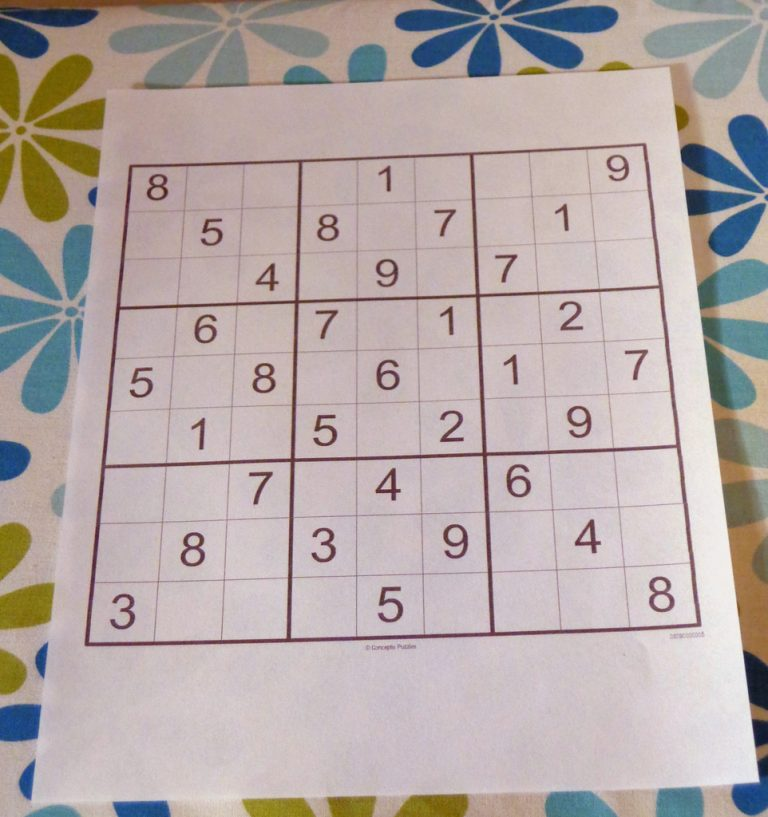
#> input picture OpenCVSudoku/sudoku_puzzle.jpg, 768 x 817 px, found by its file name
$ python puzzle.py
#> lines starting #> are read from the running program, lines starting #| are printed output that depends on the picture; after the words box and inside, x2 and y2 are one past the last pixel; in counts of white or black regions, pixels touching at a corner belong together

# Contains two helper utilities for finding the Sudoku puzzle board itself as well as digits therein.
# 搜索数独框和识别数字

from imutils.perspective import four_point_transform
from skimage.segmentation import clear_border
import numpy as np
import imutils
import cv2
from tensorflow.keras.preprocessing.image import img_to_array

def find_puzzle(image, debug=False):
#> called with debug = True
    gray = cv2.cvtColor(image, cv2.COLOR_RGB2GRAY)
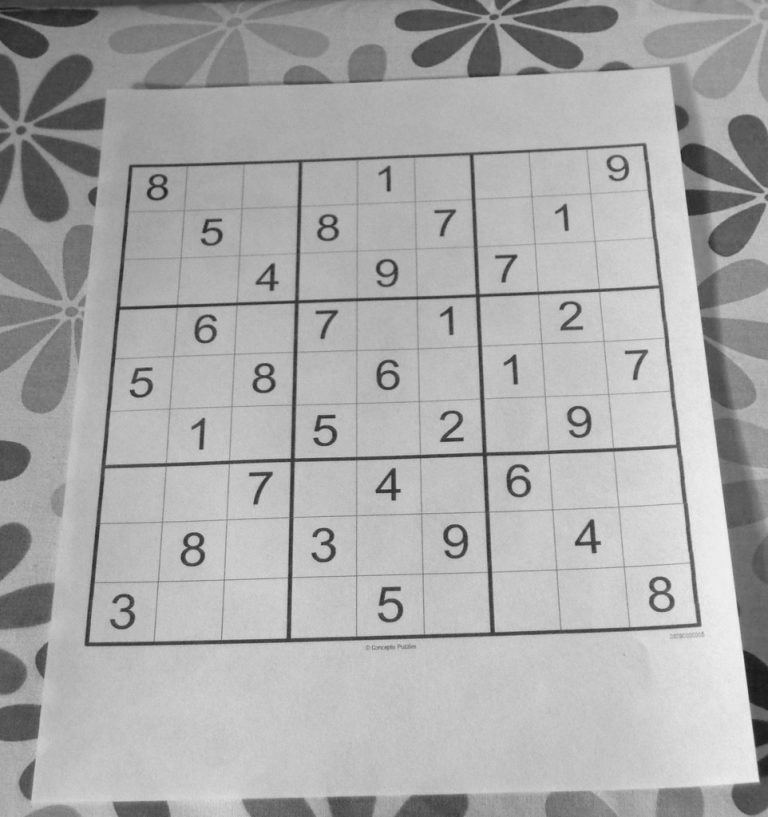
#> gray: shape (817, 768); min 24, max 246, mean 169.8
#> image is the input picture: shape (817, 768, 3); mean B, G, R 167.4, 169, 180.5
    blurred = cv2.GaussianBlur(gray,(7,7),3) # 高斯模糊
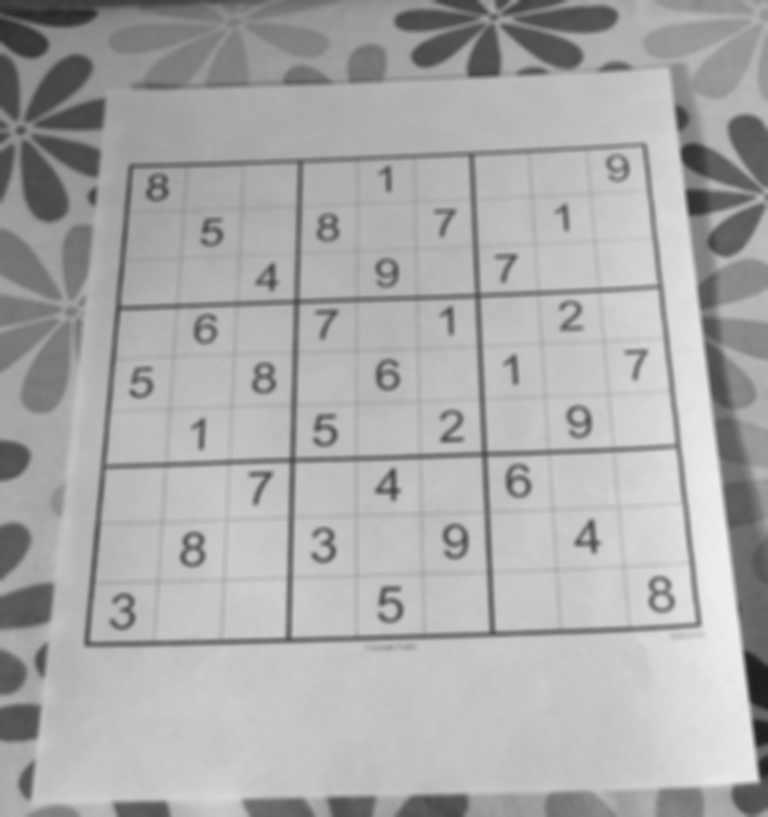
#> blurred: shape (817, 768); min 28, max 237, mean 169.8

    thresh = cv2.adaptiveThreshold(blurred,255, # 自动阈值
        cv2.ADAPTIVE_THRESH_GAUSSIAN_C,cv2.THRESH_BINARY,11,2)# 高斯权重 阈值处理方式 计算半径 减常量
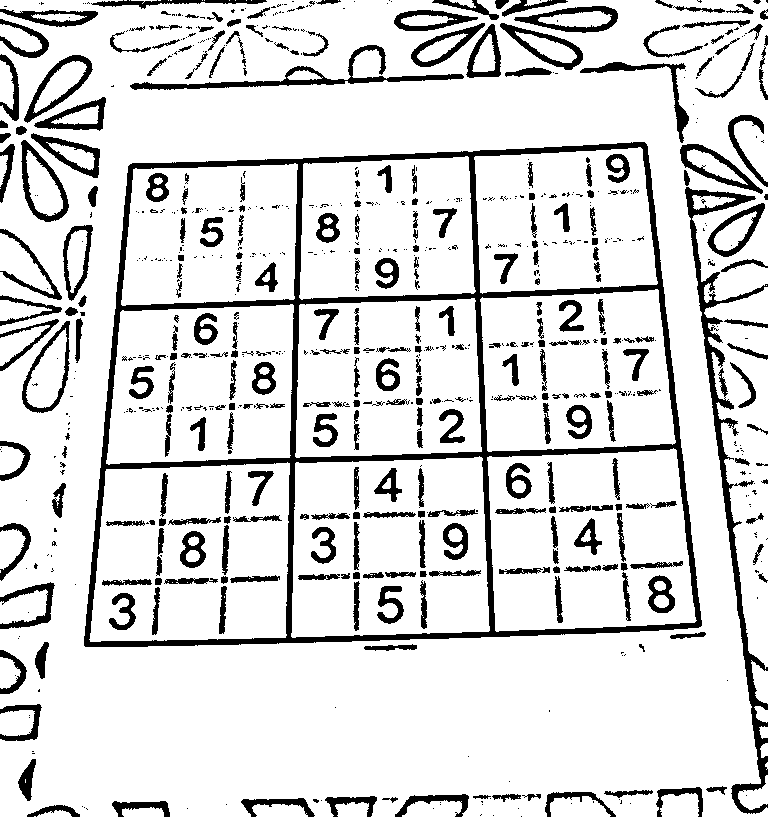
#> thresh: shape (817, 768); 85.5% white; 786 black regions (462 under 20 px), largest, box (x1, y1, x2, y2) and area: (84, 142, 702, 647) 23298, (685, 187, 768, 814) 5945, (130, 45, 464, 90) 2202
    thresh = cv2.bitwise_not(thresh)
#> thresh: shape (817, 768); 14.5% white; 786 white regions (462 under 20 px)

    if debug:
        cv2.imshow("Pussle Thresh", thresh)
        cv2.waitKey(0)

    cnts = cv2.findContours(thresh.copy(), cv2.RETR_EXTERNAL, # 外部轮廓
        cv2.CHAIN_APPROX_SIMPLE) # 保存顶点
#> cnts = 297 contours, 197 with area under 20; largest, box (x1, y1, x2, y2) and area: (84, 142, 702, 647) 275202, (685, 187, 768, 814) 5282, (22, 321, 70, 413) 2608, (21, 140, 69, 222) 2304, (130, 45, 464, 90) 2024
    cnts = imutils.grab_contours(cnts)
    cnts = sorted(cnts, key=cv2.contourArea, reverse=True) # 用面积反序排序(从大到小)

    puzzleCnt = None
    for c in cnts: # 从大到小查找4边形轮廓
        peri = cv2.arcLength(c,True) # 轮廓长度
        approx = cv2.approxPolyDP(c, 0.02 * peri, True) # 多边形拟合
        approxArea = cv2.contourArea(approx)
        squareArea = (peri/4)**2
        if(approxArea<28*28*81 * 0.8):
            break
        if len(approx == 4) and approxArea > squareArea*0.6: # 顶点检查 面积检查
            puzzleCnt = approx
            break
#> this loop made 1 pass
#> (peri, approxArea, squareArea, puzzleCnt) on pass 1: (2168.3, 272607, 293849.6, [[646, 144], [130, 164], [84, 645], [700, 626]])

    if puzzleCnt is None:
        raise Exception(("Could not find Sudoku pussle outline."
            "Try debugging Your thresholding and contour steps."))

    # 四点排序
    cntSort = np.zeros_like(puzzleCnt)
#> cntSort = [[0, 0], [0, 0], [0, 0], [0, 0]]
    cntSum = np.copy(puzzleCnt).sum(2) # 这个加2好像没啥用
#> cntSum = [790, 294, 729, 1326]
    cntSort[0] = puzzleCnt[np.argmin(cntSum)] # [0,0]
    cntSort[2] = puzzleCnt[np.argmax(cntSum)]  # [w,h]
    diff = np.diff(puzzleCnt)
#> diff = [-502, 34, 561, -74]
    cntSort[1] =puzzleCnt[np.argmin(diff)]  #[w,0] # (y<x)
    cntSort[3] = puzzleCnt[np.argmax(diff)] #[0,h] # (y>x)

    puzzleCnt = cntSort

    if debug:
        output = image.copy()
        cv2.drawContours(output, [puzzleCnt], -1, (0,255,0), 2)
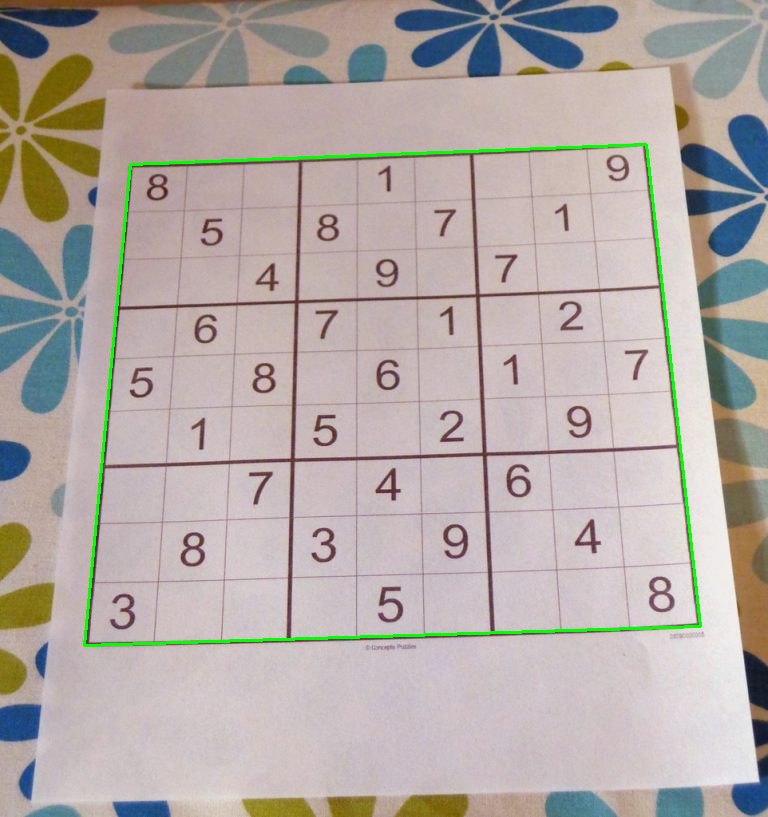
#> output: shape (817, 768, 3); 1% of pixels changed, all inside (x1, y1, x2, y2) = (83, 143, 702, 647)
        for index,point in enumerate(puzzleCnt):
            cv2.putText(output, str(index),tuple(point[0]),
                cv2.FONT_HERSHEY_SIMPLEX, 0.9, (0, 255, 255), 2)
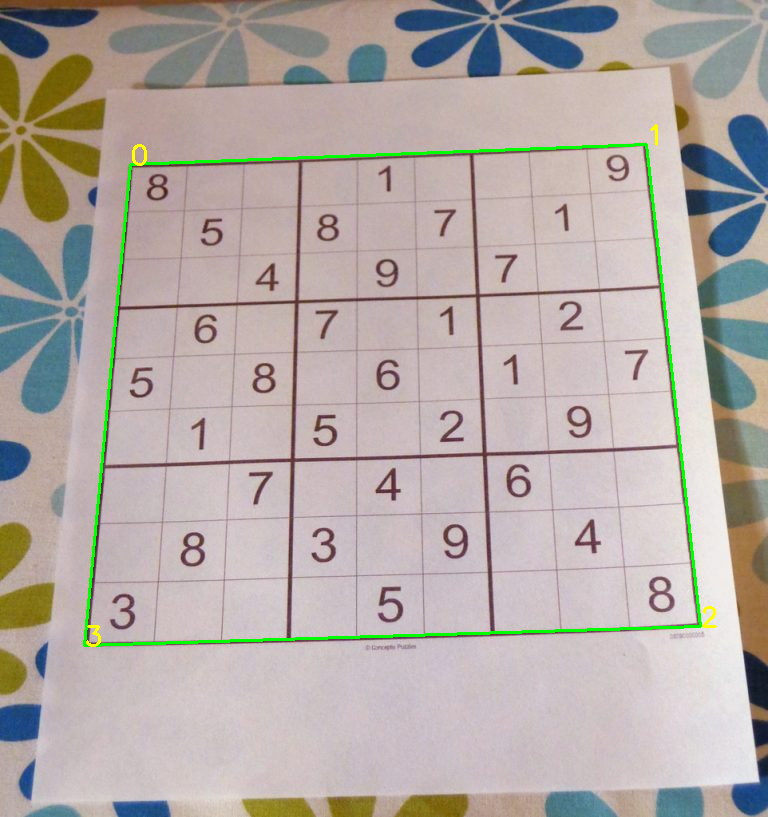
#> output: shape (817, 768, 3); 0.08% of pixels changed, all inside (x1, y1, x2, y2) = (86, 124, 717, 647)

        cv2.imshow("Puzzle Outline",output)
        cv2.waitKey(0)
    puzzle = four_point_transform(image, puzzleCnt.reshape(4, 2))# 透视修正后的彩图
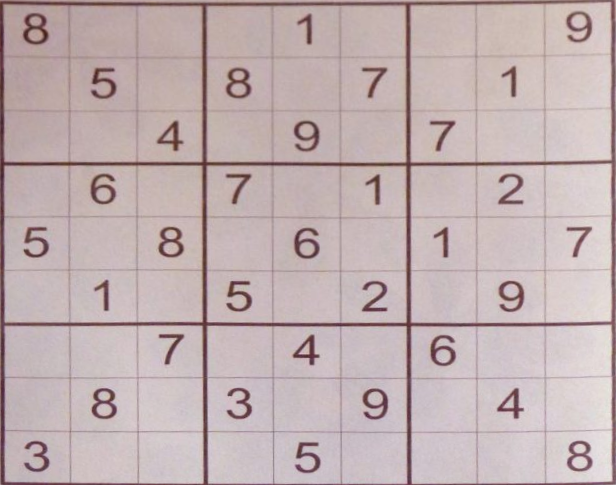
#> puzzle: shape (485, 616, 3); mean B, G, R 177.1, 176.1, 193
    warped = four_point_transform(gray, puzzleCnt.reshape(4, 2))# 透视修正后的灰度图
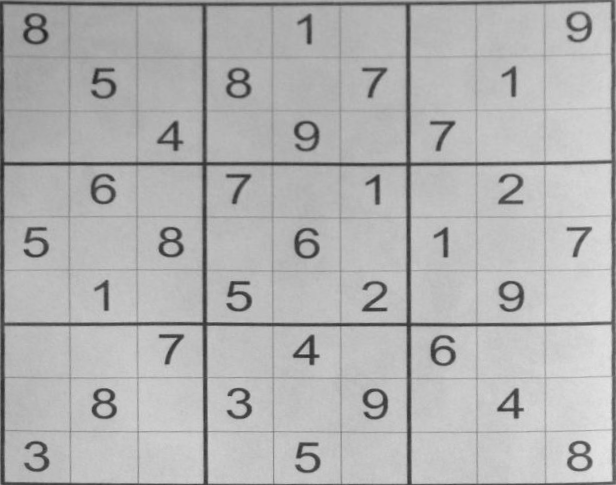
#> warped: shape (485, 616); min 33, max 231, mean 178.3
    # check to see if we are visualizing the perspective transform
    if debug:
        # show the output warped image (again, for debugging purposes)
        cv2.imshow("Puzzle Transform", puzzle)
        cv2.waitKey(0)
    # return a 2-tuple of puzzle in both RGB and grayscale
    return {
        "puzzle":puzzle,# 透视修正后的彩图
        "warped":warped,# 透视修正后的灰度图
        "puzzleCnt":puzzleCnt,#题目轮廓 shape == (4,1,2)
    }

# [145 lines left out: functions debugShow, extract_digit, analysis_pussle_image, not called in this run]

if __name__ == "__main__":
    find_puzzle(cv2.imread("./sudoku_puzzle.jpg"),True)
